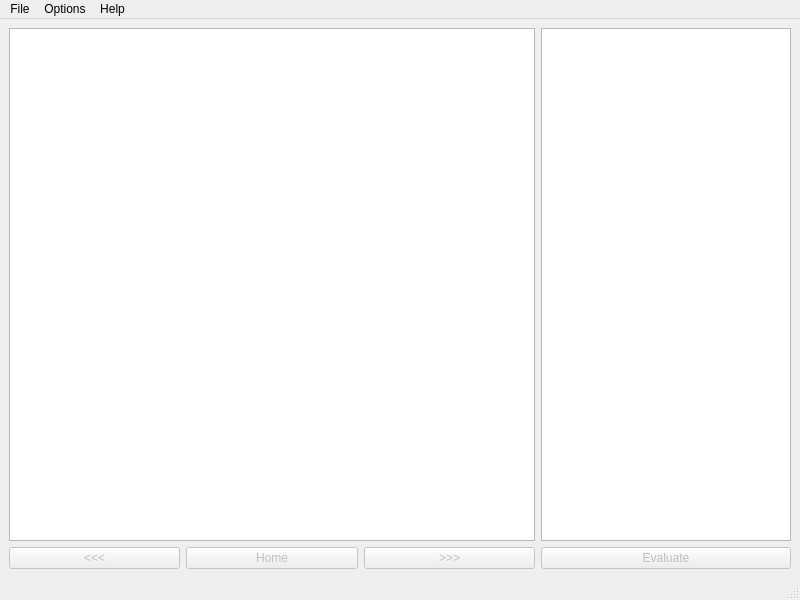
<?xml version="1.0" encoding="UTF-8"?>
<ui version="4.0">
 <class>MainWindow</class>
 <widget class="QMainWindow" name="MainWindow">
  <property name="geometry">
   <rect>
    <x>0</x>
    <y>0</y>
    <width>800</width>
    <height>600</height>
   </rect>
  </property>
  <property name="windowTitle">
   <string>MainWindow</string>
  </property>
  <widget class="QWidget" name="centralwidget">
   <layout class="QHBoxLayout" name="horizontalLayout_2">
    <item>
     <layout class="QVBoxLayout" name="verticalLayout">
      <item>
       <widget class="QTableWidget" name="warehouseWiew"/>
      </item>
      <item>
       <layout class="QHBoxLayout" name="horizontalLayout">
        <item>
         <widget class="QPushButton" name="buttonBack">
          <property name="enabled">
           <bool>false</bool>
          </property>
          <property name="text">
           <string>&lt;&lt;&lt;</string>
          </property>
         </widget>
        </item>
        <item>
         <widget class="QPushButton" name="buttonHome">
          <property name="enabled">
           <bool>false</bool>
          </property>
          <property name="text">
           <string>Home</string>
          </property>
         </widget>
        </item>
        <item>
         <widget class="QPushButton" name="buttonNext">
          <property name="enabled">
           <bool>false</bool>
          </property>
          <property name="text">
           <string>&gt;&gt;&gt;</string>
          </property>
         </widget>
        </item>
       </layout>
      </item>
     </layout>
    </item>
    <item>
     <layout class="QVBoxLayout" name="verticalLayout_2">
      <item>
       <widget class="QListWidget" name="listWidget">
        <property name="maximumSize">
         <size>
          <width>250</width>
          <height>16777215</height>
         </size>
        </property>
       </widget>
      </item>
      <item>
       <widget class="QPushButton" name="cgpButton">
        <property name="enabled">
         <bool>false</bool>
        </property>
        <property name="maximumSize">
         <size>
          <width>250</width>
          <height>16777215</height>
         </size>
        </property>
        <property name="text">
         <string>Evaluate</string>
        </property>
       </widget>
      </item>
     </layout>
    </item>
   </layout>
  </widget>
  <widget class="QMenuBar" name="menubar">
   <property name="geometry">
    <rect>
     <x>0</x>
     <y>0</y>
     <width>800</width>
     <height>21</height>
    </rect>
   </property>
   <widget class="QMenu" name="menuFile">
    <property name="title">
     <string>File</string>
    </property>
    <addaction name="actionOpen"/>
    <addaction name="actionImport_warehouse"/>
    <addaction name="actionCreate_warehouse"/>
    <addaction name="separator"/>
    <addaction name="actionAdd_file"/>
    <addaction name="actionCreate_file"/>
    <addaction name="separator"/>
    <addaction name="actionSave"/>
   </widget>
   <widget class="QMenu" name="menuOptions">
    <property name="title">
     <string>Options</string>
    </property>
    <addaction name="actionCGP_settings"/>
    <addaction name="actionEditor_settings"/>
   </widget>
   <widget class="QMenu" name="menuHelp">
    <property name="title">
     <string>Help</string>
    </property>
    <addaction name="actionAbout"/>
    <addaction name="actionUser_manual"/>
   </widget>
   <addaction name="menuFile"/>
   <addaction name="menuOptions"/>
   <addaction name="menuHelp"/>
  </widget>
  <widget class="QStatusBar" name="statusbar"/>
  <action name="actionOpen">
   <property name="text">
    <string>Open</string>
   </property>
   <property name="shortcut">
    <string>Ctrl+O</string>
   </property>
  </action>
  <action name="actionImport_warehouse">
   <property name="text">
    <string>Import warehouse</string>
   </property>
  </action>
  <action name="actionCreate_warehouse">
   <property name="text">
    <string>Create warehouse</string>
   </property>
  </action>
  <action name="actionAdd_file">
   <property name="text">
    <string>Add file</string>
   </property>
   <property name="shortcut">
    <string>O</string>
   </property>
  </action>
  <action name="actionCreate_file">
   <property name="text">
    <string>Create file</string>
   </property>
  </action>
  <action name="actionSave">
   <property name="text">
    <string>Save</string>
   </property>
  </action>
  <action name="actionCGP_settings">
   <property name="text">
    <string>CGP settings</string>
   </property>
  </action>
  <action name="actionEditor_settings">
   <property name="text">
    <string>Editor settings</string>
   </property>
  </action>
  <action name="actionAbout">
   <property name="text">
    <string>About</string>
   </property>
  </action>
  <action name="actionUser_manual">
   <property name="text">
    <string>User manual</string>
   </property>
  </action>
 </widget>
 <resources/>
 <connections/>
</ui>
